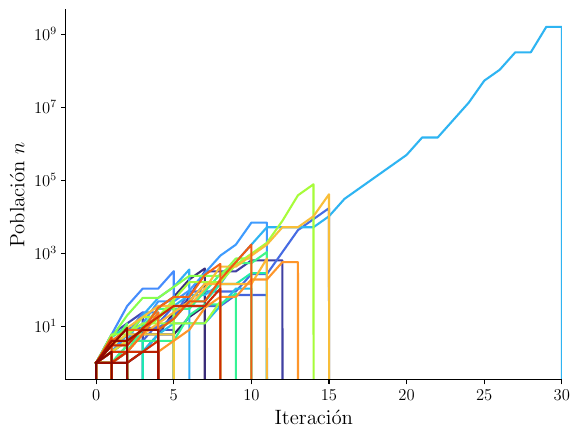

Generate this figure with Python:
import pylab
import numpy as np
import matplotlib.pyplot as plt
from matplotlib import cm

## config
# Set figure size
SMALL_SIZE = int( 8 * 1.5)
MEDIUM_SIZE = int(10 * 1.5)
BIGGER_SIZE = int(12 * 1.5)

plt.rc('font', size=SMALL_SIZE)          # controls default text sizes
plt.rc('axes', titlesize=SMALL_SIZE)     # fontsize of the axes title
plt.rc('axes', labelsize=MEDIUM_SIZE)    # fontsize of the x and y labels
plt.rc('xtick', labelsize=SMALL_SIZE)    # fontsize of the tick labels
plt.rc('ytick', labelsize=SMALL_SIZE)    # fontsize of the tick labels
plt.rc('legend', fontsize=SMALL_SIZE)    # legend fontsize
plt.rc('figure', titlesize=BIGGER_SIZE)  # fontsize of the figure title

params = {
    "font.family": "serif",
    "text.usetex": True,
    "pgf.rcfonts": False,
}
pylab.rcParams.update(params)

def axes_no_corner(ax):
    ax.spines['top'].set_visible(False)
    ax.spines['right'].set_visible(False)
    ax.get_xaxis().tick_bottom()
    ax.get_yaxis().tick_left()

## Start

def f1D(n, r):
    """Funcion de Bevertoh-Holt"""
    return r * n

class map1D:
    def __init__(self, n0, r):
        self.current = n0
        self.r = r

    def __iter__(self):
        return self

    def __next__(self):
        n = self.current
        # agregar un numero dado por poisson
        self.r = np.random.poisson(1.7, 1)[0]
        self.current = f1D(n, self.r)
        return n

def map_data(map_object, n0, r, n_steps=20):
    """Mapeo de Beverton-Holt."""
    t = np.arange(n_steps)

    map = map_object(n0, r)
    map = iter(map)
    n_t = [next(map) for _ in range(n_steps)]
    return t, n_t

def plot_map(ax, n0, r, n_steps, color=None):
    # label = f'$r$ = {r:3.2f}' 
    t, n_t = map_data(map1D, n0, r, n_steps)
    ax.plot(t, n_t, 
            # label=label, 
            color=color)
    return t, n_t

# interactive plots
plt.ion()

fig, ax = plt.subplots()

## set the colormap things
n_steps = 80
cm_subsection = np.linspace(0, 1, n_steps) 

colors = [ cm.turbo(x) for x in cm_subsection ]

# for every parameter
for i in range(n_steps): # in reverse
    t, n_t = plot_map(ax, n0=1, r=1, n_steps=40, color=colors[i])

# style
ax.set_ylabel("Población $n$")
ax.set_xlabel("Iteración")
ax.set_yscale('log')
axes_no_corner(ax)

ax.set_xlim(right=30)

fig.savefig('ex4.pdf',
            format='pdf',
            # bbox_extra_artists=(lgd,),
            bbox_inches='tight')

# plt.close('all')